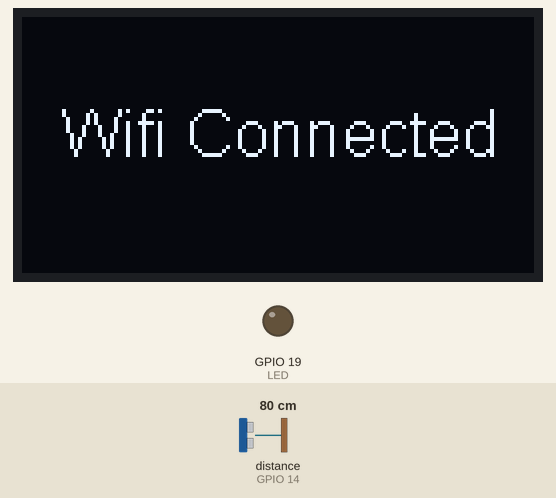
Simulated run of this sketch. Board: ESP32. Parts: 128×64 one-colour display, output pins drawn as LEDs (lit = HIGH). Wiring (inferred from the names in the program): ultrasonic range finder: trigger GPIO 12; echo GPIO 14. The inputs (shaded band) are chosen by the test bench; at power-on: distance to the obstacle (sensor on GPIO 14) 80 cm. The echo pulse lasts 58.3 µs per cm; WiFi joins after 1.5 s; servers stay silent unless stated; the local clock reads 2024-03-15 10:24:30 at power-on unless the sketch sets it; pins used as bus, display or sensor lines are not drawn; what the sketch prints to the serial monitor is not drawn.

Above: at 2.1 s.
At 3.2 s:
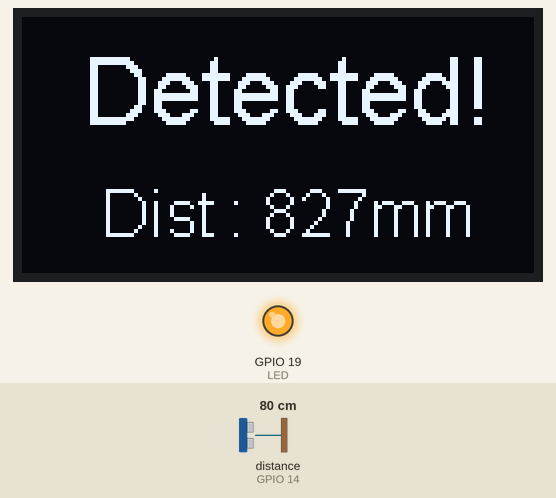
At 19.1 s:
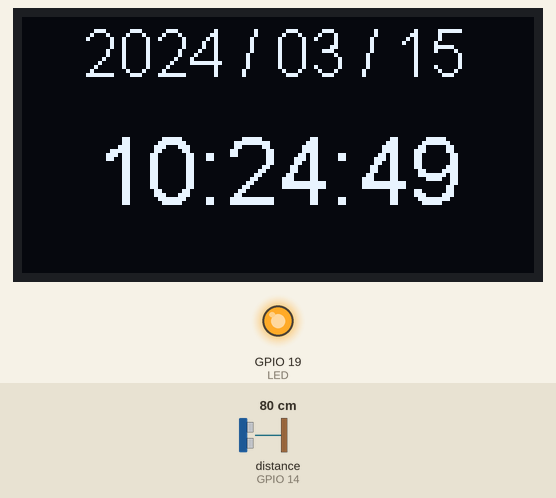
At 36.1 s:
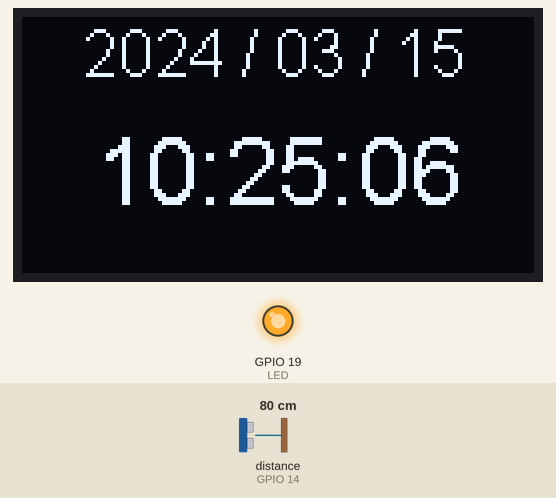
Timing chart, 0 to 40.0 s (numbered marks = the images above):
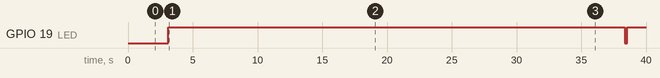

Measured:
- by itself, GPIO 19 (LED): LOW → HIGH at 3.1 s, → LOW 35.3 s later, → HIGH 0.17 s later
- what the display in image 0 shows lasts 1.1 s, from 2.0 s to 3.1 s
- what the display in image 1 shows lasts 1.0 s, from 3.1 s to 4.1 s

The sketch:

ESP32_new_gatekeeper.ino
```cpp
#include <WiFi.h>
#include "SSD1306.h"

SSD1306  display(0x3c, 21, 22); //（I2Cアドレス,SDA,SCL）

const char *ssid = "SSID";
const char *password = "暗号化キー";
String reboot_time = "23:59:59";
const int TRG = 12;
const int ECH = 14;
const int HIGHTIME = 10;
const int LED = 19;


static WiFiUDP wifiUdp;
static const char *kRemoteIpadr = "192.168.0.10";
static const int kRmoteUdpPort = 9000; //送信先のポート

void setup() {
  static const int kLocalPort = 7000;  //自身のポート
  pinMode(TRG, OUTPUT);
  pinMode(ECH, INPUT);
  pinMode(LED, OUTPUT);

  Serial.begin(115200);
  WiFi.mode(WIFI_STA);
  WiFi.disconnect();

  if (WiFi.begin(ssid, password) != WL_DISCONNECTED) {
    ESP.restart();
  }
  while (WiFi.status() != WL_CONNECTED) {
    delay(1000);
  }

  wifiUdp.begin(kLocalPort);
  Serial.println("Connected to the WiFi network!");

  configTime(9 * 3600L, 0, "ntp.nict.jp", "time.google.com", "ntp.jst.mfeed.ad.jp");//NTPの設定

  display.init();
  display.setFont(ArialMT_Plain_16);
  display.drawString(10, 20, "Wifi Connected");
  display.display();
  delay(1000);
}

int measure(){

  int diff;
  float dis;

  digitalWrite(TRG, HIGH);
  delayMicroseconds(HIGHTIME);
  digitalWrite(TRG, LOW);
  diff = pulseIn(ECH, HIGH);
  dis = (float)diff * 0.1774;
  Serial.println(dis);

  if (dis > 1200){
    dis = 800;
  }

  int distance = int(dis);
  return distance;
}

void display_time(){
  struct tm timeInfo;//時刻を格納するオブジェクト
  char yy_mm_dd[15];//文字格納用
  char hh_mm_ss[15];//文字格納用

  getLocalTime(&timeInfo);//tmオブジェクトのtimeInfoに現在時刻を入れ込む

  sprintf(yy_mm_dd, "%04d / %02d / %02d",
          timeInfo.tm_year + 1900, timeInfo.tm_mon + 1, timeInfo.tm_mday);//人間が読める形式に変換
  sprintf(hh_mm_ss, "%02d:%02d:%02d",
          timeInfo.tm_hour, timeInfo.tm_min, timeInfo.tm_sec);

  String buf = hh_mm_ss;

  if (buf.equals(reboot_time)){
    display.clear();
    display.drawString(10, 20, "Rebooting...");
    display.display();
    delay(1000);
    ESP.restart();
  }

  Serial.println(yy_mm_dd);
  Serial.println(hh_mm_ss);
  display.clear();
  //display.drawString(15, 15, yy_mm_dd);
  display.setFont(ArialMT_Plain_16);
  display.drawString(15, 0, yy_mm_dd);
  display.setFont(ArialMT_Plain_24);
  display.drawString(18, 25, hh_mm_ss);
  //display.drawString(30, 35, hh_mm_ss);
  display.display();
}

void detect(int distance){
  Serial.println("Detect!");
  display.clear();
  display.setFont(ArialMT_Plain_24);
  display.drawString(15, 5, "Detected!");
  String dist = "Dist : " + String(distance) + "mm";
  display.setFont(ArialMT_Plain_16);
  display.drawString(20, 40, dist);
  display.display();
}

void send_udp() {
  wifiUdp.beginPacket(kRemoteIpadr, kRmoteUdpPort);
  wifiUdp.write('d');
  wifiUdp.endPacket();
  Serial.println("Send signal to Raspberry PI...");
}

void loop() {
  for(int i=0; i < 10; i++){
    int distance = measure();

    if (distance < 900){
      delay(25);
      int distance = measure();

      if (distance < 900){
        delay(25);
        int distance = measure();

        if (distance < 900){
          digitalWrite(LED, HIGH);
          detect(distance);
          send_udp();
          delay(1000);
          for(int i=0; i < 300; i++){
            display_time();
            delay(100);
            //Serial.println("i ==> " + String(i));
            }
          digitalWrite(LED, LOW);
        }
      }
    }
    delay(100);
  }
  display_time();
}
```
